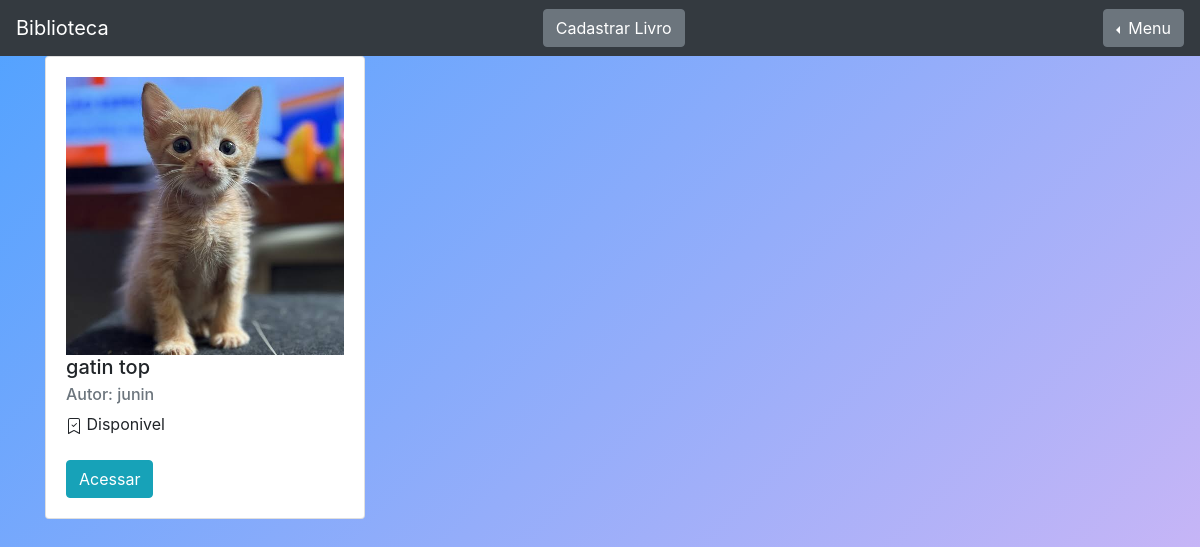
Before: /livro/home/ (signed in) with the older database file.
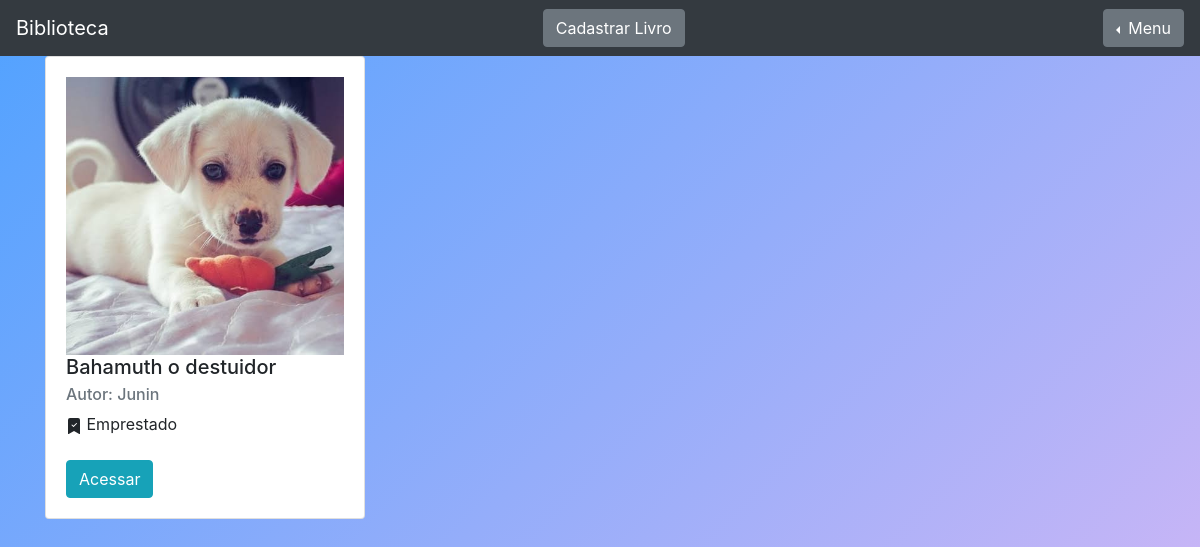
After: the same page with the newer database file.
### livro/models.py (models this page shows, shortened)
class Livros(models.Model):
    img = models.ImageField(upload_to='capa_livro', null=True, blank=True)
    nome = models.CharField(max_length = 100)
    autor = models.CharField(max_length = 30)
    data_lancamento = models.DateField(blank = True, null = True)
    emprestado = models.BooleanField(default = False)
    usuario = models.ForeignKey(Usuario, on_delete=models.DO_NOTHING)
    categoria = models.ForeignKey(Categoria, on_delete = models.DO_NOTHING)
    class Meta:
        verbose_name = 'Livro'

### livro/views.py (the view)
# urls.py: path('home/', views.home, name = 'home'),
def home(request):
    if request.session.get('usuario'):
        usuario = Usuario.objects.get(id = request.session['usuario'])
        livros = Livros.objects.filter(usuario = usuario)
        form = LivrosForm()
        form.fields['usuario'].initial = request.session['usuario']
        form.fields['categoria'].qyueryset = Usuario.objects.all()
        usuarios = Usuario.objects.all()
        return render(request, 'home.html', {'livros': livros, 'form': form, 'usuarios':usuarios})
    else:
        return redirect('/auth/login/?status=2')

### livro/models.py (called while the page is built)
    def __str__(self) -> str:
        return self.nome

### livro/templates/home.html (shortened to what this page needs)
{% extends 'base.html' %}
{% block 'conteudo' %}
<div class="container">
    <div class="row">
        {% for livro in livros %}
            <div class="col-md">
                <div class="card" style="width: 20rem;">
                    <div class="card-body">
                        <img width = "100%" src="{{livro.img.url}}">
                        <h5 class="card-title">{{livro.nome}}</h5>
                        <h6 class="card-subtitle mb-2 text-muted">Autor: {{livro.autor}}</h6>
                        {% if livro.emprestado %}
                            Emprestado
                        {% else %}
                            Disponivel
                        {% endif %}
                            <br>
                            <br>
                        <a href="{% url 'ver_livros' livro.id %}" class="btn btn-info">Acessar</a>
                    </div>
                </div>
            </div>
        {% endfor %}
    </div>
</div>
{% endblock %}

Changed rows visible on the page:
changed Livros: img: a different picture; nome "gatin top" → "Bahamuth o destuidor"; autor "junin" → "Junin"; emprestado "Disponivel" → "Emprestado"
